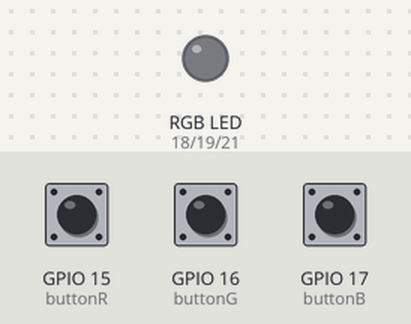
The sketch below on a simulated ESP32. On the bench: an RGB LED mixed from three pins (HIGH = lit). The test bench sets the inputs (shaded band); at power-on: GPIO 15 (buttonR) HIGH, GPIO 16 (buttonG) HIGH, GPIO 17 (buttonB) HIGH.

Above: at 1.2 s.
1.3 s: GPIO 15 (buttonR) pulled LOW for 0.15 s
At 1.37 s:
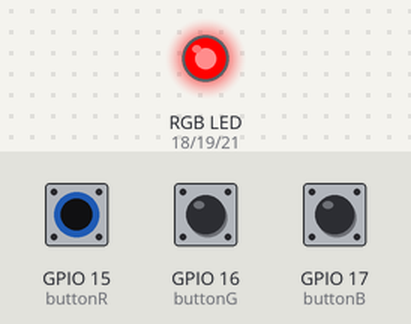
2.9 s: GPIO 16 (buttonG) pulled LOW for 0.15 s
At 2.97 s:
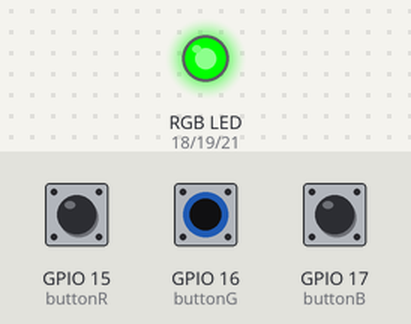
4.5 s: GPIO 17 (buttonB) pulled LOW for 0.15 s
At 4.57 s:
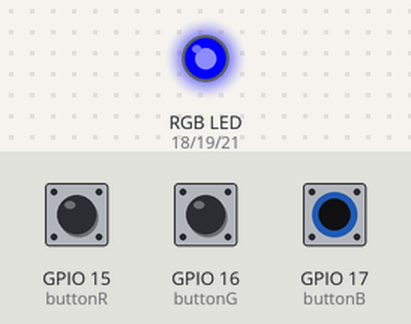
6.1 s: GPIO 17 (buttonB) pulled LOW for 3.2 s
At 9.7 s:
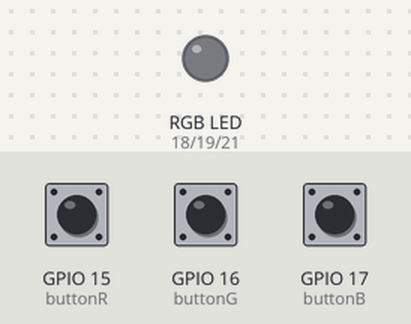
10.8 s: GPIO 15 (buttonR) pulled LOW for 3.2 s
At 12.1 s:
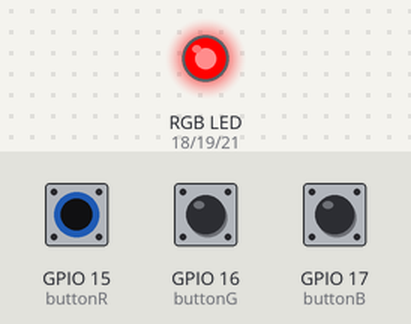
15.5 s: GPIO 15 (buttonR) driven LOW and GPIO 16 (buttonG) driven LOW
At 15.9 s:
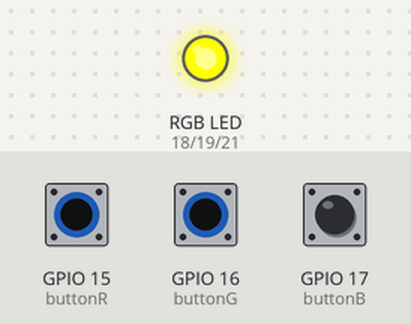
Timing chart, 0 to 18.0 s (numbered marks = the images above; inputs shaded):
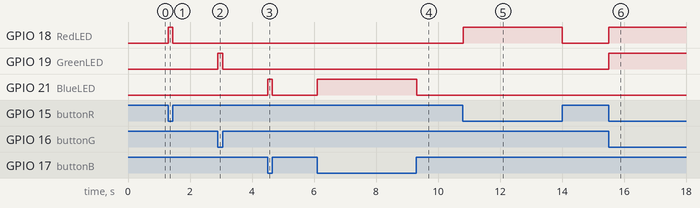

The sketch:

RGBButtons.ino
```cpp
// Define GPIO pins


const int buttonR = 15;
const int buttonG = 16;
const int buttonB = 17;
const int RedLED = 18;
const int GreenLED = 19;
const int BlueLED = 21;

void setup() {
  pinMode(buttonB, INPUT_PULLUP);
  pinMode(buttonG, INPUT_PULLUP);
  pinMode(buttonR, INPUT_PULLUP);

  pinMode(BlueLED, OUTPUT);
  pinMode(GreenLED, OUTPUT);
  pinMode(RedLED, OUTPUT);

  Serial.begin(115200);
}

void loop() {
  int stateB = digitalRead(buttonB);
  int stateG = digitalRead(buttonG);
  int stateR = digitalRead(buttonR);

  if (stateB == LOW) { // Button pressed
    digitalWrite(BlueLED, HIGH); // Turn LED on
  } else { // Button not pressed
    digitalWrite(BlueLED, LOW);  // Turn LED off
  }

  if (stateG == LOW) { // Button pressed
    digitalWrite(GreenLED, HIGH); // Turn LED on
  } else { // Button not pressed
    digitalWrite(GreenLED, LOW);  // Turn LED off
  }

  if (stateR == LOW) { // Button pressed
    digitalWrite(RedLED, HIGH); // Turn LED on
  } else { // Button not pressed
    digitalWrite(RedLED, LOW);  // Turn LED off
  }

  delay(50);
}
```

Measured:
- after the input at 1.3 s, GPIO 18 (RedLED): LOW → HIGH at once, → LOW 0.15 s later
- after the input at 2.9 s, GPIO 19 (GreenLED): LOW → HIGH at once, → LOW 0.15 s later
- after the input at 4.5 s, GPIO 21 (BlueLED): LOW → HIGH at once, → LOW 0.15 s later
- after the input at 6.1 s, GPIO 21 (BlueLED): LOW → HIGH at once, → LOW 3.2 s later
- after the input at 10.8 s, GPIO 18 (RedLED): LOW → HIGH at once, → LOW 3.2 s later
- after the input at 15.5 s, GPIO 18 (RedLED), GPIO 19 (GreenLED): LOW → HIGH at once
